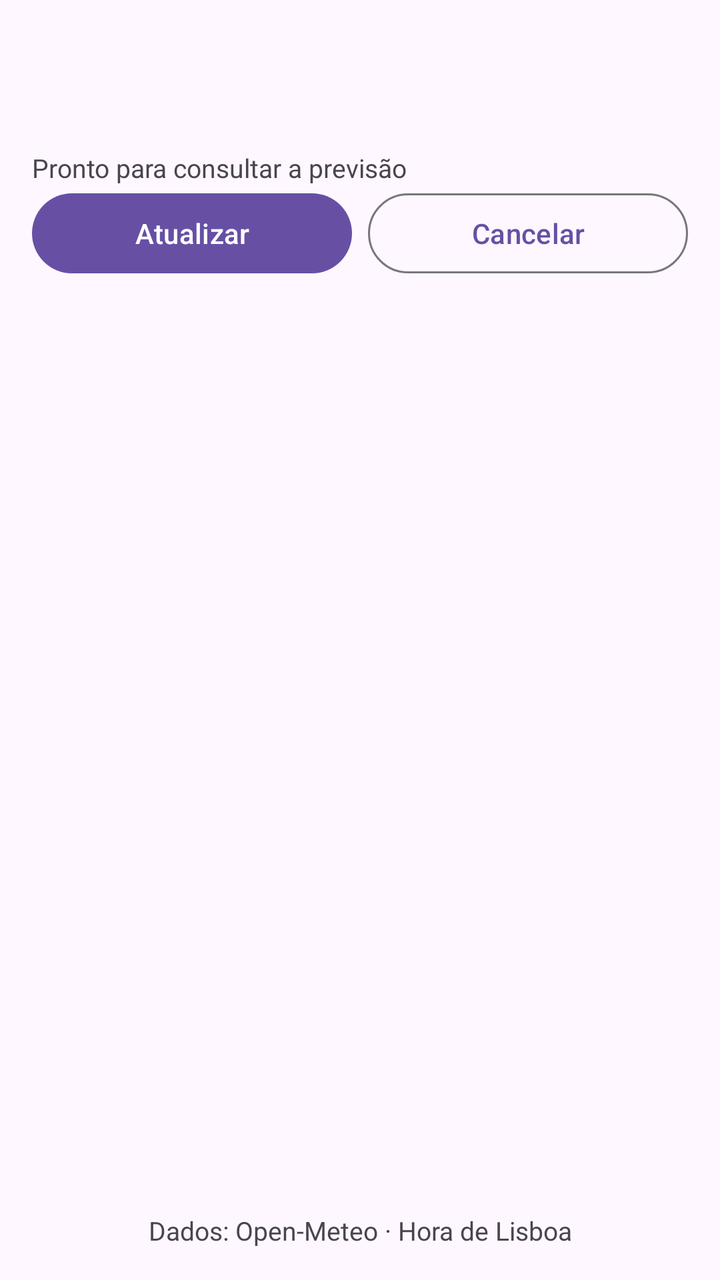
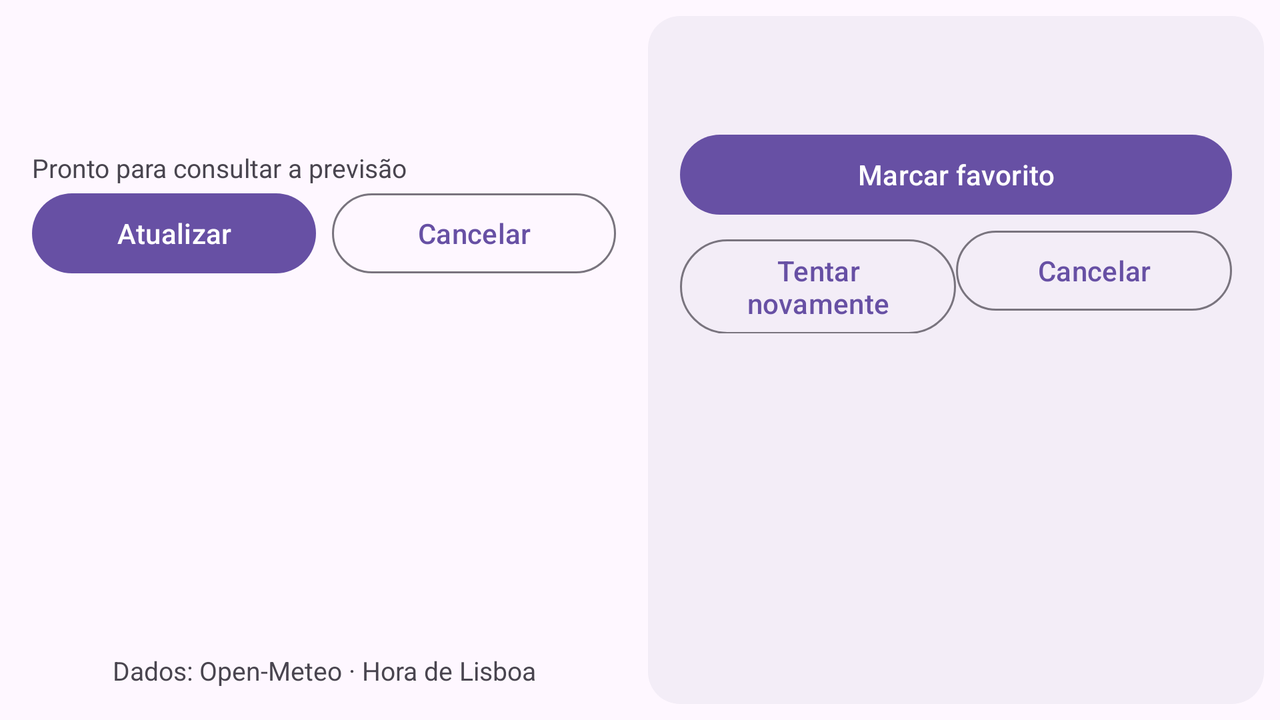

First picture: res/layout/ on a phone held upright. Second picture: the repository's own variant of that layout, on a device whose configuration matches the variant's folder. Source for both follows.
<!-- AndroidManifest.xml: application theme Theme.StudentHub1 -->
<!-- res/layout/activity_explorer.xml -->
<LinearLayout xmlns:android="http://schemas.android.com/apk/res/android" android:layout_width="match_parent" android:layout_height="match_parent" android:fitsSystemWindows="true" android:orientation="vertical" android:padding="@dimen/spacing_m">
<TextView android:id="@+id/exGreeting" android:layout_width="match_parent" android:layout_height="wrap_content" android:textSize="@dimen/ex_body_size"/>
<TextView android:id="@+id/exLocation" android:layout_width="match_parent" android:layout_height="wrap_content" android:layout_marginBottom="@dimen/spacing_s" android:textSize="@dimen/ex_title_size" android:textStyle="bold" android:accessibilityHeading="true"/>
<TextView android:id="@+id/exOffline" android:layout_width="match_parent" android:layout_height="wrap_content" android:padding="@dimen/spacing_s" android:background="@color/ex_warning" android:textColor="@color/ex_warning_text" android:text="@string/banner_offline" android:visibility="gone" android:accessibilityLiveRegion="polite"/>
<TextView android:id="@+id/exBattery" android:layout_width="match_parent" android:layout_height="wrap_content" android:padding="@dimen/spacing_s" android:background="@color/ex_warning" android:textColor="@color/ex_warning_text" android:text="@string/ex_battery_low" android:visibility="gone" android:accessibilityLiveRegion="polite"/>
<TextView android:id="@+id/exStatus" android:layout_width="match_parent" android:layout_height="wrap_content" android:text="@string/ex_idle" android:accessibilityLiveRegion="polite" android:textSize="@dimen/ex_caption_size"/>
<ProgressBar android:id="@+id/exProgress" style="?android:attr/progressBarStyleHorizontal" android:layout_width="match_parent" android:layout_height="wrap_content" android:indeterminate="true" android:visibility="gone" android:contentDescription="@string/cd_weather_progress"/>
<LinearLayout android:layout_width="match_parent" android:layout_height="wrap_content" android:orientation="horizontal">
<Button android:id="@+id/exRefresh" android:layout_width="0dp" android:layout_height="wrap_content" android:layout_weight="1" android:text="@string/menu_refresh" android:minHeight="@dimen/touch_target"/>
<Button android:id="@+id/exCancel" style="?attr/materialButtonOutlinedStyle" android:layout_width="0dp" android:layout_height="wrap_content" android:layout_weight="1" android:layout_marginStart="@dimen/spacing_s" android:text="@string/ex_cancel" android:minHeight="@dimen/touch_target"/>
</LinearLayout>
<ListView android:id="@+id/forecastList" android:layout_width="match_parent" android:layout_height="0dp" android:layout_weight="1" android:divider="@android:color/transparent" android:dividerHeight="@dimen/spacing_s" android:layoutAnimation="@anim/ex_list" android:clipToPadding="false"/>
<TextView android:layout_width="match_parent" android:layout_height="wrap_content" android:text="@string/ex_attribution" android:textSize="@dimen/ex_caption_size" android:gravity="center"/>
</LinearLayout>
<!-- resources referenced by this layout -->
<resources>
  <color name="ex_warning">#FFF0CE</color>
  <color name="ex_warning_text">#573900</color>
  <dimen name="ex_body_size">16sp</dimen>
  <dimen name="ex_caption_size">13sp</dimen>
  <dimen name="ex_title_size">22sp</dimen>
  <dimen name="spacing_m">16dp</dimen>
  <dimen name="spacing_s">8dp</dimen>
  <dimen name="touch_target">48dp</dimen>
  <string name="banner_offline">Sem ligação à Internet</string>
  <string name="cd_weather_progress">A carregar dados meteorológicos</string>
  <string name="ex_attribution">Dados: Open-Meteo · Hora de Lisboa</string>
  <string name="ex_battery_low">Bateria fraca — atualização automática suspensa</string>
  <string name="ex_cancel">Cancelar</string>
  <string name="ex_idle">Pronto para consultar a previsão</string>
  <string name="menu_refresh">Atualizar</string>
  <style name="Theme.StudentHub1" parent="Base.Theme.StudentHub1" />
  <style name="Base.Theme.StudentHub1" parent="Theme.Material3.DayNight">
          
          
      </style>
</resources>
<!-- res/layout-land/activity_explorer.xml (the repository's variant of the layout above) -->
<!-- drawn on the phone turned sideways -->
<?xml version='1.0' encoding='utf-8'?>
<LinearLayout xmlns:android="http://schemas.android.com/apk/res/android" android:layout_width="match_parent" android:layout_height="match_parent" android:orientation="horizontal" android:fitsSystemWindows="true" android:padding="@dimen/spacing_s">
    <LinearLayout android:layout_width="0dp" android:layout_height="match_parent" android:orientation="vertical" android:padding="@dimen/spacing_s" android:layout_weight="1">
        <TextView android:id="@+id/exGreeting" android:layout_width="match_parent" android:layout_height="wrap_content" android:textSize="@dimen/ex_body_size" />
        <TextView android:id="@+id/exLocation" android:layout_width="match_parent" android:layout_height="wrap_content" android:layout_marginBottom="@dimen/spacing_s" android:textSize="@dimen/ex_title_size" android:textStyle="bold" android:accessibilityHeading="true" />
        <TextView android:id="@+id/exOffline" android:layout_width="match_parent" android:layout_height="wrap_content" android:padding="@dimen/spacing_s" android:background="@color/ex_warning" android:textColor="@color/ex_warning_text" android:text="@string/banner_offline" android:visibility="gone" android:accessibilityLiveRegion="polite" />
        <TextView android:id="@+id/exBattery" android:layout_width="match_parent" android:layout_height="wrap_content" android:padding="@dimen/spacing_s" android:background="@color/ex_warning" android:textColor="@color/ex_warning_text" android:text="@string/ex_battery_low" android:visibility="gone" android:accessibilityLiveRegion="polite" />
        <TextView android:id="@+id/exStatus" android:layout_width="match_parent" android:layout_height="wrap_content" android:text="@string/ex_idle" android:accessibilityLiveRegion="polite" android:textSize="@dimen/ex_caption_size" />
        <ProgressBar android:id="@+id/exProgress" style="?android:attr/progressBarStyleHorizontal" android:layout_width="match_parent" android:layout_height="wrap_content" android:indeterminate="true" android:visibility="gone" android:contentDescription="@string/cd_weather_progress" />
        <LinearLayout android:layout_width="match_parent" android:layout_height="wrap_content" android:orientation="horizontal">
            <Button android:id="@+id/exRefresh" android:layout_width="0dp" android:layout_height="wrap_content" android:layout_weight="1" android:text="@string/menu_refresh" android:minHeight="@dimen/touch_target" />
            <Button android:id="@+id/exCancel" style="?attr/materialButtonOutlinedStyle" android:layout_width="0dp" android:layout_height="wrap_content" android:layout_weight="1" android:layout_marginStart="@dimen/spacing_s" android:text="@string/ex_cancel" android:minHeight="@dimen/touch_target" />
        </LinearLayout>
        <ListView android:id="@+id/forecastList" android:layout_width="match_parent" android:layout_height="0dp" android:layout_weight="1" android:divider="@android:color/transparent" android:dividerHeight="@dimen/spacing_s" android:layoutAnimation="@anim/ex_list" android:clipToPadding="false" />
        <TextView android:layout_width="match_parent" android:layout_height="wrap_content" android:text="@string/ex_attribution" android:textSize="@dimen/ex_caption_size" android:gravity="center" />
    </LinearLayout>
    <include layout="@layout/panel_detail" android:layout_width="0dp" android:layout_weight="1" android:layout_height="match_parent" android:layout_marginStart="@dimen/spacing_s" />
</LinearLayout>
<!-- res/layout/panel_detail.xml (included above) -->
<LinearLayout xmlns:android="http://schemas.android.com/apk/res/android"
    android:id="@+id/detailPanel" android:layout_width="match_parent" android:layout_height="match_parent"
    android:padding="@dimen/spacing_m" android:orientation="vertical" android:background="@drawable/bg_explorer_card">
    <TextView android:id="@+id/detailHeading" android:layout_width="match_parent" android:layout_height="wrap_content" android:textSize="@dimen/ex_body_size" android:textStyle="bold" android:accessibilityHeading="true"/>
    <TextView android:id="@+id/detailStatus" android:layout_width="match_parent" android:layout_height="wrap_content" android:textSize="@dimen/ex_caption_size" android:accessibilityLiveRegion="polite"/>
    <ProgressBar android:id="@+id/detailProgress" style="?android:attr/progressBarStyleHorizontal" android:layout_width="match_parent" android:layout_height="wrap_content" android:indeterminate="true" android:visibility="gone" android:contentDescription="@string/cd_weather_progress"/>
    <Button android:id="@+id/detailFavorite" android:layout_width="match_parent" android:layout_height="wrap_content" android:text="@string/ex_add_favorite" android:minHeight="@dimen/touch_target"/>
    <LinearLayout android:layout_width="match_parent" android:layout_height="wrap_content" android:orientation="horizontal">
        <Button android:id="@+id/detailRetry" style="?attr/materialButtonOutlinedStyle" android:layout_width="0dp" android:layout_height="wrap_content" android:layout_weight="1" android:text="@string/ex_retry" android:minHeight="@dimen/touch_target"/>
        <Button android:id="@+id/detailCancel" style="?attr/materialButtonOutlinedStyle" android:layout_width="0dp" android:layout_height="wrap_content" android:layout_weight="1" android:text="@string/ex_cancel" android:minHeight="@dimen/touch_target"/>
    </LinearLayout>
    <ScrollView android:id="@+id/hoursScroll" android:layout_width="match_parent" android:layout_height="0dp" android:layout_weight="1" android:fillViewport="true">
        <LinearLayout android:id="@+id/hoursContainer" android:layout_width="match_parent" android:layout_height="wrap_content" android:orientation="vertical"/>
    </ScrollView>
</LinearLayout>
<!-- resources referenced by the variant -->
<!-- as the phone turned sideways resolves them -->
<resources>
  <color name="ex_warning">#FFF0CE</color>
  <color name="ex_warning_text">#573900</color>
  <dimen name="ex_body_size">16sp</dimen>
  <dimen name="ex_caption_size">13sp</dimen>
  <dimen name="ex_title_size">22sp</dimen>
  <dimen name="spacing_m">16dp</dimen>
  <dimen name="spacing_s">8dp</dimen>
  <dimen name="touch_target">48dp</dimen>
  <!-- drawable bg_explorer_card (drawable) -->
  <shape xmlns:android="http://schemas.android.com/apk/res/android"><solid android:color="?attr/colorSurfaceContainer"/><corners android:radius="@dimen/ex_card_radius"/></shape>
  <string name="banner_offline">Sem ligação à Internet</string>
  <string name="cd_weather_progress">A carregar dados meteorológicos</string>
  <string name="ex_add_favorite">Marcar favorito</string>
  <string name="ex_attribution">Dados: Open-Meteo · Hora de Lisboa</string>
  <string name="ex_battery_low">Bateria fraca — atualização automática suspensa</string>
  <string name="ex_cancel">Cancelar</string>
  <string name="ex_idle">Pronto para consultar a previsão</string>
  <string name="ex_retry">Tentar novamente</string>
  <string name="menu_refresh">Atualizar</string>
  <style name="Theme.StudentHub1" parent="Base.Theme.StudentHub1" />
  <dimen name="ex_card_radius">16dp</dimen>
  <style name="Base.Theme.StudentHub1" parent="Theme.Material3.DayNight">
          
          
      </style>
</resources>
